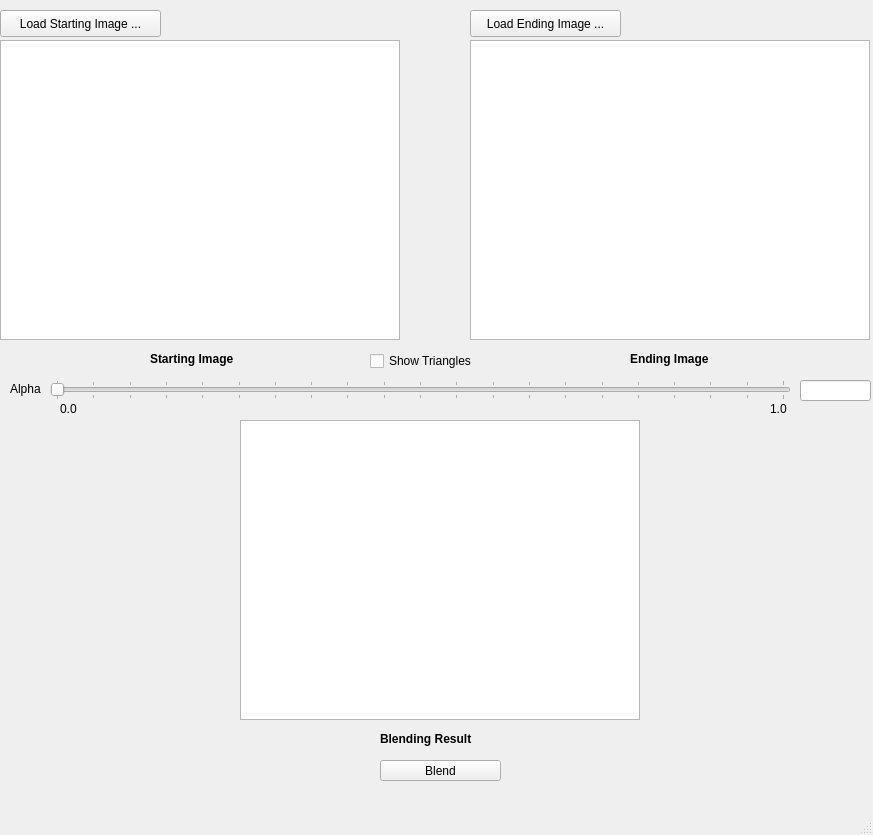
<?xml version="1.0" encoding="UTF-8"?>
<ui version="4.0">
 <class>MainWindow</class>
 <widget class="QMainWindow" name="MainWindow">
  <property name="geometry">
   <rect>
    <x>0</x>
    <y>0</y>
    <width>873</width>
    <height>835</height>
   </rect>
  </property>
  <property name="windowTitle">
   <string>MainWindow</string>
  </property>
  <widget class="QWidget" name="centralwidget">
   <widget class="QPushButton" name="btnLoadS">
    <property name="geometry">
     <rect>
      <x>0</x>
      <y>10</y>
      <width>161</width>
      <height>27</height>
     </rect>
    </property>
    <property name="text">
     <string>Load Starting Image ...</string>
    </property>
   </widget>
   <widget class="QPushButton" name="btnLoadE">
    <property name="geometry">
     <rect>
      <x>470</x>
      <y>10</y>
      <width>151</width>
      <height>27</height>
     </rect>
    </property>
    <property name="text">
     <string>Load Ending Image ...</string>
    </property>
   </widget>
   <widget class="QSlider" name="horizontalSlider">
    <property name="geometry">
     <rect>
      <x>50</x>
      <y>380</y>
      <width>741</width>
      <height>20</height>
     </rect>
    </property>
    <property name="font">
     <font>
      <weight>50</weight>
      <italic>false</italic>
      <bold>false</bold>
     </font>
    </property>
    <property name="autoFillBackground">
     <bool>false</bool>
    </property>
    <property name="maximum">
     <number>20</number>
    </property>
    <property name="singleStep">
     <number>1</number>
    </property>
    <property name="orientation">
     <enum>Qt::Horizontal</enum>
    </property>
    <property name="tickPosition">
     <enum>QSlider::TicksBothSides</enum>
    </property>
   </widget>
   <widget class="QLabel" name="label">
    <property name="geometry">
     <rect>
      <x>630</x>
      <y>350</y>
      <width>101</width>
      <height>17</height>
     </rect>
    </property>
    <property name="font">
     <font>
      <weight>75</weight>
      <bold>true</bold>
     </font>
    </property>
    <property name="text">
     <string>Ending Image</string>
    </property>
   </widget>
   <widget class="QLabel" name="label_2">
    <property name="geometry">
     <rect>
      <x>150</x>
      <y>350</y>
      <width>111</width>
      <height>17</height>
     </rect>
    </property>
    <property name="font">
     <font>
      <weight>75</weight>
      <bold>true</bold>
     </font>
    </property>
    <property name="text">
     <string>Starting Image</string>
    </property>
   </widget>
   <widget class="QLabel" name="label_3">
    <property name="geometry">
     <rect>
      <x>770</x>
      <y>400</y>
      <width>21</width>
      <height>17</height>
     </rect>
    </property>
    <property name="text">
     <string>1.0</string>
    </property>
   </widget>
   <widget class="QLabel" name="label_4">
    <property name="geometry">
     <rect>
      <x>10</x>
      <y>380</y>
      <width>41</width>
      <height>17</height>
     </rect>
    </property>
    <property name="text">
     <string>Alpha</string>
    </property>
   </widget>
   <widget class="QGraphicsView" name="graphicsView_1">
    <property name="geometry">
     <rect>
      <x>0</x>
      <y>40</y>
      <width>400</width>
      <height>300</height>
     </rect>
    </property>
   </widget>
   <widget class="QCheckBox" name="checkBox">
    <property name="geometry">
     <rect>
      <x>370</x>
      <y>350</y>
      <width>121</width>
      <height>22</height>
     </rect>
    </property>
    <property name="text">
     <string>Show Triangles</string>
    </property>
   </widget>
   <widget class="QLabel" name="label_6">
    <property name="geometry">
     <rect>
      <x>60</x>
      <y>400</y>
      <width>21</width>
      <height>17</height>
     </rect>
    </property>
    <property name="text">
     <string>0.0</string>
    </property>
   </widget>
   <widget class="QGraphicsView" name="graphicsView_2">
    <property name="geometry">
     <rect>
      <x>470</x>
      <y>40</y>
      <width>400</width>
      <height>300</height>
     </rect>
    </property>
   </widget>
   <widget class="QGraphicsView" name="graphicsView_3">
    <property name="geometry">
     <rect>
      <x>240</x>
      <y>420</y>
      <width>400</width>
      <height>300</height>
     </rect>
    </property>
   </widget>
   <widget class="QLabel" name="label_7">
    <property name="geometry">
     <rect>
      <x>380</x>
      <y>730</y>
      <width>121</width>
      <height>17</height>
     </rect>
    </property>
    <property name="font">
     <font>
      <weight>75</weight>
      <bold>true</bold>
     </font>
    </property>
    <property name="text">
     <string>Blending Result</string>
    </property>
   </widget>
   <widget class="QPushButton" name="btnBlend">
    <property name="geometry">
     <rect>
      <x>380</x>
      <y>760</y>
      <width>121</width>
      <height>21</height>
     </rect>
    </property>
    <property name="text">
     <string>Blend</string>
    </property>
   </widget>
   <widget class="QLineEdit" name="lineEdit">
    <property name="geometry">
     <rect>
      <x>800</x>
      <y>380</y>
      <width>71</width>
      <height>21</height>
     </rect>
    </property>
   </widget>
  </widget>
  <widget class="QMenuBar" name="menubar">
   <property name="geometry">
    <rect>
     <x>0</x>
     <y>0</y>
     <width>873</width>
     <height>25</height>
    </rect>
   </property>
  </widget>
  <widget class="QStatusBar" name="statusbar"/>
 </widget>
 <resources/>
 <connections/>
</ui>
